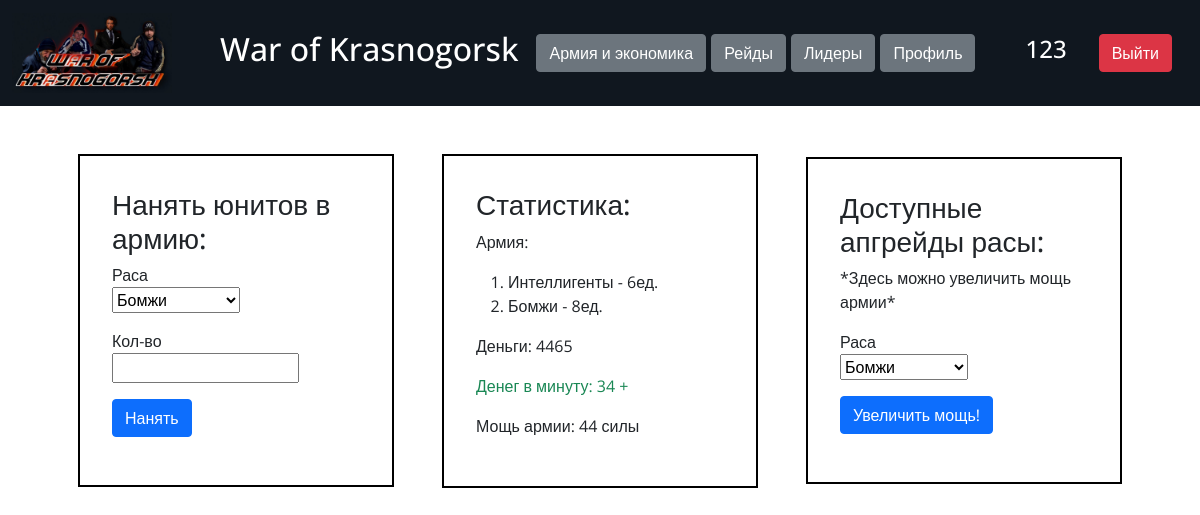
/ (signed in), run on the app's committed database.
### data/users.py (models this page shows, shortened)
class User(SqlAlchemyBase, UserMixin):
    __tablename__ = 'users'
    id = sa.Column(sa.Integer, primary_key=True, autoincrement=True)
    username = sa.Column(sa.String, nullable=True)
    email = sa.Column(sa.String, index=True, unique=True, nullable=True)
    hashed_password = sa.Column(sa.String, nullable=True)
    created_date = sa.Column(sa.DateTime, default=datetime.datetime.now)
    player = orm.relation('Player', uselist=False, back_populates='user')

### data/races.py (models this page shows)
class Race(SqlAlchemyBase):
    __tablename__ = 'races'
    id = sa.Column(sa.Integer, primary_key=True, autoincrement=True)
    title = sa.Column(sa.String, nullable=True)
    cost = sa.Column(sa.Integer, nullable=True)
    power = sa.Column(sa.Integer, nullable=True)
    defence = sa.Column(sa.Integer, nullable=True)
    bring_money = sa.Column(sa.Integer, nullable=True)

### data/players.py (models this page shows)
class Player(SqlAlchemyBase):
    __tablename__ = 'players'
    id = sa.Column(sa.Integer, primary_key=True, autoincrement=True)
    user_id = sa.Column(sa.Integer, sa.ForeignKey('users.id'))
    start_race_id = sa.Column(sa.Integer, sa.ForeignKey('races.id'))
    money = sa.Column(sa.Integer, nullable=True)
    last_defend = sa.Column(sa.DateTime, nullable=True)
    user = orm.relation('User', back_populates='player')
    start_race = orm.relation('Race')
    army = orm.relation('Army', back_populates='player')

### server.py (the view, shortened to what this page needs)
@app.route('/', methods=['GET', 'POST'])
def root():
    if current_user.is_authenticated:
        if not current_user.player:
            return render_template('main.html')
        db_sess = db_session.create_session()
        message_buy, message_upg = '', ''
        other = ([(x.race.title, x.number) for x in current_user.player.army], current_user.player.money,
                 sum([(x.number * x.race.bring_money) for x in current_user.player.army]),
                 sum([x.number * x.race.power * (x.upgrade_lvl if x.upgrade_lvl == 1 else x.upgrade_lvl * 2)
                      for x in current_user.player.army]))
        player = db_sess.query(Player).get(current_user.id)
        available_races = [army.race_id for army in player.army]
        buy_form = BuyForm()
        buy_form.race.choices = list(filter(lambda x: x[0] in available_races, buy_form.race.choices))
        available_races = [army.race_id for army in player.army]
        upgrade_form = UpgradeForm()
        upgrade_form.race_upg.choices = list(filter(lambda x: x[0] in available_races, upgrade_form.race_upg.choices))
        return render_template('main.html', buy_form=buy_form, upgrade_form=upgrade_form, other=other,
                               message_buy=message_buy, message_upg=message_upg)
    return render_template('index.html')

### forms/buy.py
class BuyForm(FlaskForm):
    race = SelectField('Раса', choices=[
        (1, 'Бомжи'), (2, 'Интеллигенты'), (3, 'Гопники'), (4, 'Кавказцы')
    ], validators=[DataRequired()])
    number = IntegerField('Кол-во', validators=[DataRequired()])
    submit = SubmitField('Нанять')

### forms/upgrade.py
class UpgradeForm(FlaskForm):
    race_upg = SelectField('Раса', choices=[
        (1, 'Бомжи'), (2, 'Интеллигенты'), (3, 'Гопники'), (4, 'Кавказцы')
    ], validators=[DataRequired()])
    submit_upg = SubmitField('Увеличить мощь!')

### data/db_session.py (called while the page is built)
def create_session() -> Session:
    global __factory
    return __factory()

### server.py (called while the page is built)
@login_manager.user_loader
def load_user(user_id):
    db_sess = db_session.create_session()
    return db_sess.query(User).get(user_id)

### templates/main.html (shortened to what this page needs)
{% extends "base.html" %}
{% block content %}
{% if not current_user.player %}
    <h2 style="text-align: center">Выбери свой район</h2>
    <img src="{{ url_for('static', filename='img/all_map.svg') }}" class="main-logo">
    <div class="card-group">
        <div class="card" style="width: 18rem;">
          <img class="card-img-top" src="{{ url_for('static', filename='img/chernevo-1.svg') }}" alt="Card image cap">
          <div class="card-body">
            <h5 class="card-title">Чернево - 1</h5>
            <p class="card-text">Основания масса жителей чернево-1 - это бомжи.
                Выбери этот район и почувствую мощь среди бомжей</p>
            <a href="/choose_area/1" class="btn btn-primary">Выбрать!</a>
          </div>
        </div>
        <div class="card" style="width: 18rem;">
          <img class="card-img-top" src="{{ url_for('static', filename='img/chernevo-2.svg') }}" alt="Card image cap">
          <div class="card-body">
            <h5 class="card-title">Чернево - 2</h5>
            <p class="card-text">Жители Чернево-2 - интеллегенты, с ними ты сможешь научить город жить</p>
            <a href="/choose_area/2" class="btn btn-primary">Выбрать!</a>
          </div>
        </div>
        <div class="card" style="width: 18rem;">
          <img class="card-img-top" src="{{ url_for('static', filename='img/bruski.svg') }}" alt="Card image cap">
          <div class="card-body">
            <h5 class="card-title">Брусчатый посёлок</h5>
            <p class="card-text">Брусчатый посёлок или же Бруски захвачены гопниками,
                поэтому ты спокойно сможешь всех спрашивать за жизнь</p>
            <a href="/choose_area/3" class="btn btn-primary">Выбрать!</a>
          </div>
        </div>
        <div class="card" style="width: 18rem;">
          <img class="card-img-top" src="{{ url_for('static', filename='img/emeralds_hills.svg') }}" alt="Card image cap">
          <div class="card-body">
            <h5 class="card-title">Изумрудные холмы</h5>
            <p class="card-text">Кавказцы расположились в Изумрудных холмах,
                удивительно ведь они не знают даже русского языка!</p>
            <a href="/choose_area/4" class="btn btn-primary">Выбрать!</a>
          </div>
        </div>
    </div>
{% else %}
    <div class="container" style="display: flex; align-items: center;">
        <div class="main-block">
            <h3>Нанять юнитов в армию:</h3>
            <form action="" method="post">
                <p>
                    {{ buy_form.race.label }}<br>
                    {{ buy_form.race }}<br>
                </p>
                <p>
                    {{ buy_form.number.label }}<br>
                    {{ buy_form.number }}<br>
                </p>
                <p>{{ buy_form.submit(type="submit", class="btn btn-primary") }}</p>
            </form>
        </div>
        <div class="main-block">
            <h3>Статистика:</h3>
            <p>Армия:</p>
            <ol>
            {% for item in other[0] %}
                <li>{{ item[0] }} - {{ item[1] }}ед.</li>
            {% endfor %}
            </ol>
            <p>Деньги: {{ other[1] }}</p>
            <p class="text-success">Денег в минуту: {{ other[2] }} +</p>
            <p>Мощь армии: {{ other[3] }} силы</p>
        </div>
        <div class="main-block">
            <h3>Доступные апгрейды расы:</h3>
            <p>*Здесь можно увеличить мощь армии*</p>
            {% if upgrade_form.race_upg.choices|length >= 1 %}
                <form action="" method="post">
                    <p>
                        {{ upgrade_form.race_upg.label }}<br>
                        {{ upgrade_form.race_upg }}<br>
                    </p>
                    <p>{{ upgrade_form.submit_upg(type="submit", class="btn btn-primary") }}</p>
                </form>
            {% else %}
                <p>Доступных для вас апгрейдов нет.</p>
            {% endif %}
        </div>
    </div>
{% endif %}
{% endblock %}

### templates/base.html (shortened to what this page needs)
<!DOCTYPE html>
<html lang="en">
<head>
    <link href="https://cdn.jsdelivr.net/npm/bootstrap@5.0.0-beta1/dist/css/bootstrap.min.css" rel="stylesheet"
>
    <link href="{{ url_for('static', filename='css/style.css') }}" rel="stylesheet">
</head>
<body>
    <header>
        <nav class="navbar navbar-dark">
            <div class="container-fluid">
                <a class="navbar-brand d-flex" href="/">
                    <img src="{{ url_for('static', filename='img/logo.png') }}"
                         width="160" height="80" class="d-inline-block align-text-top">
                    <h2 class="nav-title d-inline-block">War of Krasnogorsk</h2>
                </a>
                {% if current_user.is_authenticated %}
                    <div class="navbar-brand">
                        <a class="btn btn-secondary" href="/">Армия и экономика</a>
                        <a class="btn btn-secondary" href="/raid">Рейды</a>
                        <a class="btn btn-secondary" href="/leadersboard">Лидеры</a>
                        <a class="btn btn-secondary" href="/profile">Профиль</a>
                    </div>
                    <div class="navbar-brand d-flex">
                        <h4 class="nav-username">{{ current_user.username }}</h4>
                        <a class="btn btn-danger" href="/logout">Выйти</a>
                    </div>
                {% else %}
                    <div class="navbar-brand">
                        <a class="btn btn-primary" href="/register">Register</a>
                        <a class="btn btn-success" href="/login">Log in</a>
                    </div>
                {% endif %}
                </div>
        </nav>
    </header>
    <main role="main">
        <div class="container">
            {% block content %}{% endblock %}
        </div>
    </main>
</body>
</html>

### static/css/style.css (style rules this page uses)
body { font-family: 'Open Sans', sans-serif; }
header { margin-bottom: 3rem; }
.navbar { background-color: #10171f; }
.navbar-brand { align-items: center; }
.nav-title { margin-left: 3rem; }
.nav-username { margin-left: 2rem; margin-right: 2rem; }
.main-block { padding: 2rem 2rem; border: 2px solid #000; display: inline-block; width: 100%; margin-left: 1.5rem; margin-right: 1.5rem; }

### data on the page
User: username "123"
Race: title "Интеллигенты", item "6"
Race: title "Бомжи", item "8"
Player: money "4465"

### other printed values
{{ buy_form.race.label }} "Раса"
{{ buy_form.number.label }} "Кол-во"
{{ other[2] }} "34"
{{ other[3] }} "44"
{{ upgrade_form.race_upg.label }} "Раса"
